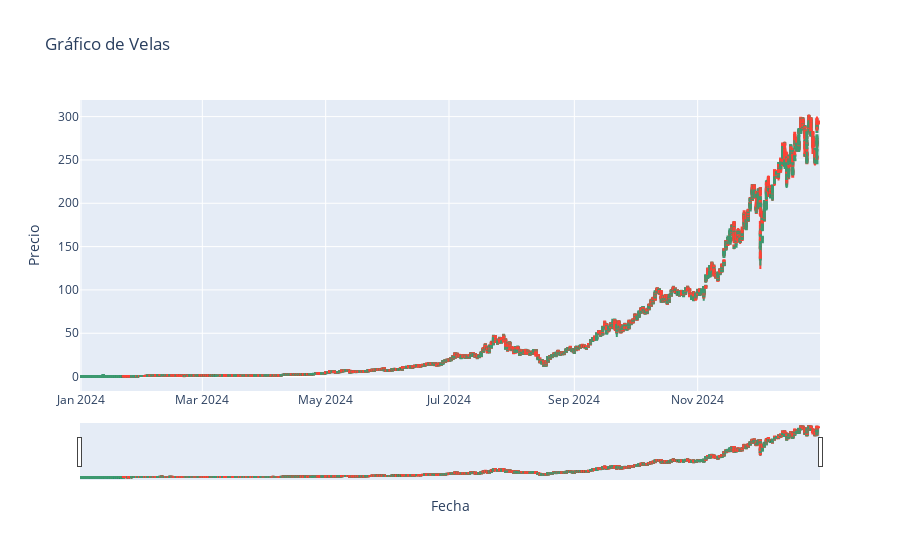

Source (notebook cell):
### Code cell
#libreria para gráficos avanzados
import plotly.graph_objects as go

df = pd.DataFrame(df)

fig = go.Figure(data=[go.Candlestick(x=df['Date'],
                                       open=df['Open'],
                                       high=df['High'],
                                       low=df['Low'],
                                       close=df['Close'])])


fig.update_layout(title='Gráfico de Velas', xaxis_title='Fecha', yaxis_title='Precio')
fig.show()

### Figure 1 — Plotly figure (JSON) as saved in the notebook; plotly's stock layout.template omitted (floating-point values rounded to 4 significant figures; data arrays with more than 128 entries replaced by an {"elided": "..."} marker saying what was removed)
{"data": [{"close": {"elided": "14652 float values"}, "high": {"elided": "14652 float values"}, "low": {"elided": "14652 float values"}, "open": {"elided": "14652 float values"}, "type": "candlestick", "x": {"elided": "14652 str values"}}], "layout": {"title": {"text": "Gráfico de Velas"}, "xaxis": {"title": {"text": "Fecha"}}, "yaxis": {"title": {"text": "Precio"}}}}
